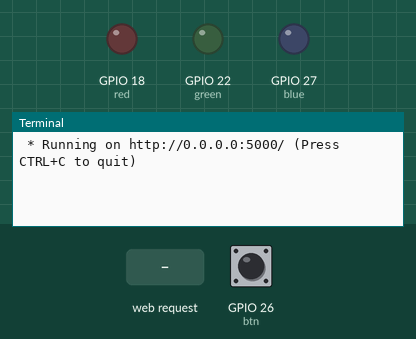
A program run on a simulated Raspberry Pi (BCM pin numbers). Shown: output pins drawn as LEDs (lit = HIGH), the last lines printed to the terminal. The test bench sets the inputs (shaded band); at power-on: GPIO 26 (btn) HIGH. The clock reads 2024-03-15 10:24:30 at power-on unless the program sets it.

Above: at 1.2 s.
1.3 s: HTTP request for / received
At 2.2 s:
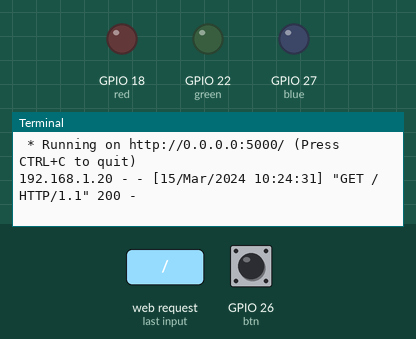
2.8 s: HTTP request for /push-button received
At 3.4 s:
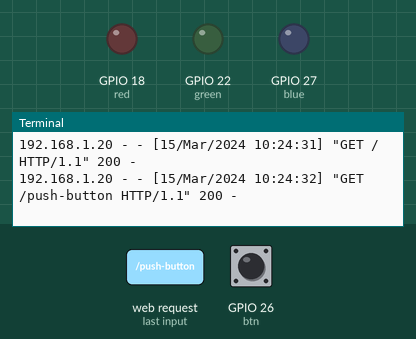
4.3 s: HTTP request for /led/18/state/1 received
At 5.7 s:
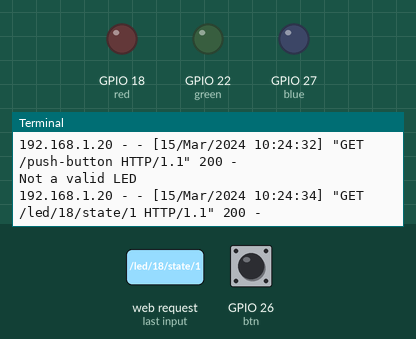

The program:

app.py
```python
from flask import Flask
from gpiozero import Button, LED

btn = Button(26, bounce_time = 0.05)
red = LED(18)
blue = LED(27)
green = LED(22)

app = Flask(__name__)

@app.route('/')
def index():
	return("Hello from Flask")

@app.route("/push-button")
def check_btn_state():
	if btn.is_pressed:
		return "Button is pressed"
	else:
		return "Button is not pressed"

@app.route("/led/<int:led_number>/state/<int:state>")
def switch_led(led_number, state):
	red.off()
	blue.off()
	green.off()

	if state == 1:
		match led_number:
			case 1:
				red.on()
			case 2:
				blue.on()
			case 3:
				green.on()
			case _:
				print("Not a valid LED")

	else: # state = 0
			match led_number:
				case 1:
					red.off()
				case 2:
					blue.off()
				case 3:
					green.off()
				case _:
					print("Not a valid LED")

	return("LED should be turned on/off")


app.run(host = '0.0.0.0')
```

Measured:
- after the input at 1.3 s, the terminal: prints a new line at once (image 1)
- after the input at 2.8 s, the terminal: prints a new line at once (image 2)
- after the input at 4.3 s, the terminal: prints a new line at once (image 3)
